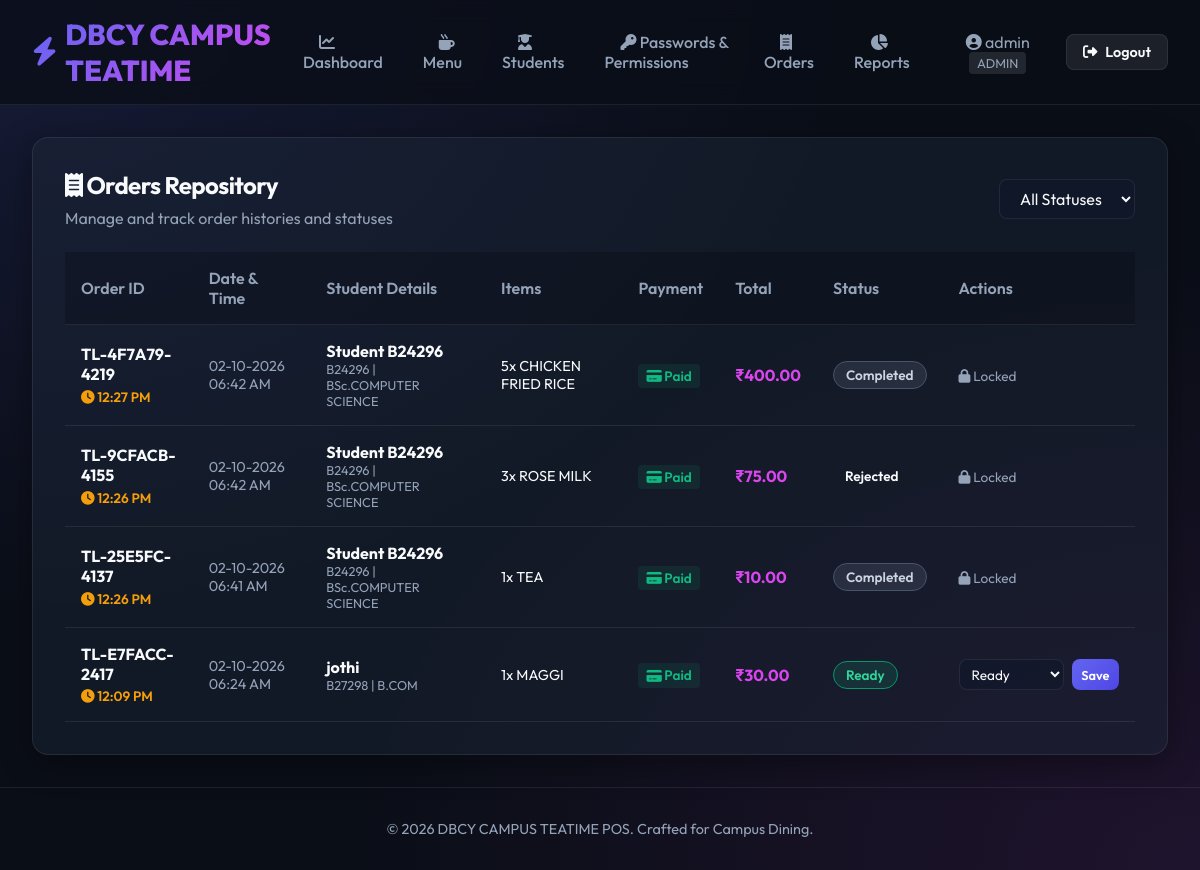
Page /admin/orders (signed in) on the committed database.
### models.py (models this page shows, shortened)
class User(UserMixin, db.Model):
    __tablename__ = 'users'
    id = db.Column(db.Integer, primary_key=True)
    username = db.Column(db.String(80), unique=True, nullable=False)
    password_hash = db.Column(db.String(256), nullable=False)
    role = db.Column(db.String(20), nullable=False)  # 'admin', 'student'
    name = db.Column(db.String(100), nullable=True)
    department = db.Column(db.String(100), nullable=True)
    year = db.Column(db.String(50), nullable=True)
    selfie_path = db.Column(db.String(256), nullable=True)
    status = db.Column(db.String(20), default='approved')  # 'pending', 'approved', 'rejected'
    orders = db.relationship('Order', backref='student', lazy=True, cascade="all, delete-orphan")
    cart_items = db.relationship('CartItem', backref='user', lazy=True, cascade="all, delete-orphan")
    password_requests = db.relationship('PasswordResetRequest', backref='user', lazy=True, cascade="all, delete-orphan")

class Order(db.Model):
    __tablename__ = 'orders'
    id = db.Column(db.Integer, primary_key=True)
    order_number = db.Column(db.String(50), unique=True, nullable=False)
    user_id = db.Column(db.Integer, db.ForeignKey('users.id'), nullable=False)
    total_price = db.Column(db.Float, nullable=False)
    status = db.Column(db.String(30), default='Ordered')  # 'Ordered', 'Accepted', 'Preparing', 'Ready', 'Completed'
    payment_status = db.Column(db.String(30), default='Pending')  # 'Pending', 'Paid', 'Failed'
    payment_id = db.Column(db.String(100), nullable=True)
    delivery_time = db.Column(db.String(100), nullable=True)
    student_notes = db.Column(db.Text, nullable=True)
    rejection_notes = db.Column(db.Text, nullable=True)
    created_at = db.Column(db.DateTime, default=datetime.utcnow)
    items = db.relationship('OrderItem', backref='order', lazy=True, cascade="all, delete-orphan")

class OrderItem(db.Model):
    __tablename__ = 'order_items'
    id = db.Column(db.Integer, primary_key=True)
    order_id = db.Column(db.Integer, db.ForeignKey('orders.id'), nullable=False)
    product_id = db.Column(db.Integer, db.ForeignKey('products.id'), nullable=True)
    product_name = db.Column(db.String(100), nullable=False)
    price = db.Column(db.Float, nullable=False)
    quantity = db.Column(db.Integer, nullable=False)

### app.py (the view)
        @login_required
        def decorated_function(*args, **kwargs):
            if current_user.role != role:
                flash('Unauthorized access.', 'error')
                return redirect(url_for('index'))
            return f(*args, **kwargs)

### templates/admin_orders.html (shortened to what this page needs)
{% extends "base.html" %}
{% block content %}
<div class="animate-fade-in">
    <div class="glass-card">
        <div style="display: flex; justify-content: space-between; align-items: center; margin-bottom: 1.5rem; flex-wrap: wrap; gap: 1rem;">
            <div>
                <h2><i class="fa-solid fa-receipt"></i> Orders Repository</h2>
                <p style="color: var(--text-muted);">Manage and track order histories and statuses</p>
            </div>
            <form method="GET" action="{{ url_for('admin_orders') }}" style="display: flex; gap: 1rem; align-items: center;">
                <select name="status" onchange="this.form.submit()" style="padding: 0.5rem 1rem;">
                    <option value="All" {% if current_filter == 'All' %}selected{% endif %}>All Statuses</option>
                </select>
            </form>
        </div>
        <div class="table-container">
            <table>
                <thead>
                    <tr>
                        <th>Order ID</th>
                        <th>Date & Time</th>
                        <th>Student Details</th>
                        <th>Items</th>
                        <th>Payment</th>
                        <th>Total</th>
                        <th>Status</th>
                        <th>Actions</th>
                    </tr>
                </thead>
                <tbody>
                    {% for order in orders %}
                        <tr>
                            <td>
                                <strong>{{ order.order_number }}</strong>
                                {% if order.delivery_time %}
                                    <div style="font-size: 0.85rem; color: var(--warning); font-weight: 600; margin-top: 0.2rem;">
                                        <i class="fa-solid fa-clock"></i> {{ order.delivery_time|time_12hr }}
                                    </div>
                                {% endif %}
                            </td>
                            <td style="font-size: 0.9rem; color: var(--text-muted);">{{ order.created_at|datetime_12hr }}</td>
                            <td>
                                <strong>{{ order.student.name }}</strong>
                                <div style="font-size: 0.8rem; color: var(--text-muted);">{{ order.student.username }} | {{ order.student.department }}</div>
                            </td>
                            <td>
                                <ul style="list-style: none; font-size: 0.9rem;">
                                    {% for item in order.items %}
                                        <li>{{ item.quantity }}x {{ item.product_name }}</li>
                                    {% endfor %}
                                </ul>
                            </td>
                            <td>
                                <span style="font-size: 0.85rem; padding: 0.2rem 0.5rem; border-radius: 4px; background: rgba(16, 185, 129, 0.1); color: var(--success); font-weight: 600;">
                                    <i class="fa-solid fa-credit-card"></i> {{ order.payment_status }}
                                </span>
                            </td>
                            <td style="font-weight: 700; color: var(--accent);">₹{{ "%.2f"|format(order.total_price) }}</td>
                            <td>
                                <span class="badge badge-{{ order.status.lower() }}">{{ order.status }}</span>
                            </td>
                            <td>
                                {% if order.status != 'Completed' and order.status != 'Rejected' %}
                                <form method="POST" action="{{ url_for('update_order_status', order_id=order.id) }}" style="display: flex; gap: 0.5rem;" onsubmit="return handleStatusChange(this);">
                                    <select name="status" style="padding: 0.3rem 0.5rem; font-size: 0.85rem;">
                                        {% if order.status == 'Ordered' %}
                                            <option value="Ordered" selected>Ordered</option>
                                            <option value="Accepted">Accepted</option>
                                            <option value="Rejected">Rejected</option>
                                        {% elif order.status == 'Accepted' %}
                                            <option value="Accepted" selected>Accepted</option>
                                            <option value="Preparing">Preparing</option>
                                        {% elif order.status == 'Preparing' %}
                                            <option value="Preparing" selected>Preparing</option>
                                            <option value="Ready">Ready</option>
                                        {% elif order.status == 'Ready' %}
                                            <option value="Ready" selected>Ready</option>
                                        {% endif %}
                                    </select>
                                    <button type="submit" class="btn btn-primary" style="padding: 0.3rem 0.6rem; font-size: 0.8rem;">Save</button>
                                </form>
                                {% else %}
                                <span style="font-size: 0.85rem; color: var(--text-muted);"><i class="fa-solid fa-lock"></i> Locked</span>
                                {% endif %}
                            </td>
                        </tr>
                    {% else %}
                        <tr>
                            <td colspan="8" style="text-align: center; color: var(--text-muted); padding: 3rem 0;">
                                No orders found.
                            </td>
                        </tr>
                    {% endfor %}
                </tbody>
            </table>
        </div>
    </div>
</div>
{% endblock %}

### templates/base.html (shortened to what this page needs)
<!DOCTYPE html>
<html lang="en">
<head>
    <link rel="stylesheet" href="https://cdnjs.cloudflare.com/ajax/libs/font-awesome/6.4.0/css/all.min.css">
    <link rel="stylesheet" href="{{ url_for('static', filename='css/styles.css') }}">
</head>
<body>
    <header>
        <div class="nav-container">
            <a href="/" class="logo">
                <i class="fa-solid fa-bolt"></i> DBCY CAMPUS TEATIME
            </a>
            <ul class="nav-links">
                {% if current_user.is_authenticated %}
                    {% if current_user.role == 'admin' %}
                        <li><a href="{{ url_for('admin_dashboard') }}" class="nav-link"><i class="fa-solid fa-chart-line"></i> Dashboard</a></li>
                        <li><a href="{{ url_for('admin_products') }}" class="nav-link"><i class="fa-solid fa-mug-hot"></i> Menu</a></li>
                        <li><a href="{{ url_for('admin_students') }}" class="nav-link"><i class="fa-solid fa-user-graduate"></i> Students</a></li>
                        <li><a href="{{ url_for('admin_passwords') }}" class="nav-link"><i class="fa-solid fa-key"></i> Passwords & Permissions</a></li>
                        <li><a href="{{ url_for('admin_orders') }}" class="nav-link"><i class="fa-solid fa-receipt"></i> Orders</a></li>
                        <li><a href="{{ url_for('admin_reports') }}" class="nav-link"><i class="fa-solid fa-chart-pie"></i> Reports</a></li>
                    {% endif %}
                    <li style="margin-left: 1rem; color: var(--text-muted);">
                        <i class="fa-solid fa-circle-user"></i> {{ current_user.username }}
                        <span style="font-size: 0.8rem; text-transform: uppercase; padding: 0.2rem 0.5rem; background: rgba(255,255,255,0.1); border-radius: 4px; margin-left: 0.2rem;">
                            {{ current_user.role }}
                        </span>
                    </li>
                    <li><a href="{{ url_for('logout') }}" class="btn btn-secondary" style="padding: 0.5rem 1rem; font-size: 0.9rem;"><i class="fa-solid fa-right-from-bracket"></i> Logout</a></li>
                {% else %}
                    <li><a href="{{ url_for('login') }}" class="nav-link"><i class="fa-solid fa-right-to-bracket"></i> Login</a></li>
                    <li><a href="{{ url_for('register') }}" class="btn btn-primary" style="padding: 0.5rem 1rem; font-size: 0.9rem;"><i class="fa-solid fa-user-plus"></i> Register</a></li>
                {% endif %}
            </ul>
        </div>
    </header>
    <main class="container flex-grow animate-fade-in">
        {% block content %}{% endblock %}
    </main>
    <footer style="margin-top: auto; padding: 2rem; border-top: 1px solid var(--glass-border); text-align: center; color: var(--text-muted); font-size: 0.9rem;">
        <p>&copy; 2026 DBCY CAMPUS TEATIME POS. Crafted for Campus Dining.</p>
    </footer>
</body>
</html>

### rows in the picture
User: username "admin", role "ADMIN"
Order: order_number "TL-4F7A79-4219", delivery_time "12:27 PM", created_at "02-10-2026 06:42 AM", student.name "Student B24296", student.username "B24296", student.department "BSc.COMPUTER SCIENCE", payment_status "Paid", total_price "400.00", status "Completed", shows "Locked"
OrderItem: quantity "5", product_name "CHICKEN FRIED RICE"
Order: order_number "TL-9CFACB-4155", delivery_time "12:26 PM", created_at "02-10-2026 06:42 AM", student.name "Student B24296", student.username "B24296", student.department "BSc.COMPUTER SCIENCE", payment_status "Paid", total_price "75.00", status "Rejected", shows "Locked"
OrderItem: quantity "3", product_name "ROSE MILK"
Order: order_number "TL-25E5FC-4137", delivery_time "12:26 PM", created_at "02-10-2026 06:41 AM", student.name "Student B24296", student.username "B24296", student.department "BSc.COMPUTER SCIENCE", payment_status "Paid", total_price "10.00", status "Completed", shows "Locked"
OrderItem: quantity "1", product_name "TEA"
Order: order_number "TL-E7FACC-2417", delivery_time "12:09 PM", created_at "02-10-2026 06:24 AM", student.name "jothi", student.username "B27298", student.department "B.COM", payment_status "Paid", total_price "30.00", status "Ready"
OrderItem: quantity "1", product_name "MAGGI"
